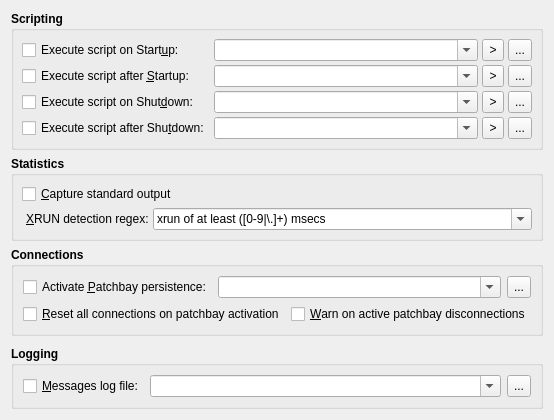
     <widget class="QWidget" name="OptionsTabPage">
      <attribute name="title">
       <string>Options</string>
      </attribute>
      <layout class="QVBoxLayout">
       <item>
        <widget class="QGroupBox" name="ScriptingGroupBox">
         <property name="font">
          <font>
           <weight>75</weight>
           <bold>true</bold>
          </font>
         </property>
         <property name="title">
          <string>Scripting</string>
         </property>
         <property name="flat">
          <bool>true</bool>
         </property>
         <layout class="QGridLayout">
          <property name="leftMargin">
           <number>8</number>
          </property>
          <property name="topMargin">
           <number>8</number>
          </property>
          <property name="rightMargin">
           <number>8</number>
          </property>
          <property name="bottomMargin">
           <number>8</number>
          </property>
          <property name="spacing">
           <number>4</number>
          </property>
          <item row="0" column="0">
           <widget class="QCheckBox" name="StartupScriptCheckBox">
            <property name="font">
             <font>
              <weight>50</weight>
              <bold>false</bold>
             </font>
            </property>
            <property name="toolTip">
             <string>Whether to execute a custom shell script before starting up the JACK audio server.</string>
            </property>
            <property name="text">
             <string>Execute script on Start&amp;up:</string>
            </property>
           </widget>
          </item>
          <item row="1" column="0">
           <widget class="QCheckBox" name="PostStartupScriptCheckBox">
            <property name="font">
             <font>
              <weight>50</weight>
              <bold>false</bold>
             </font>
            </property>
            <property name="toolTip">
             <string>Whether to execute a custom shell script after starting up the JACK audio server.</string>
            </property>
            <property name="text">
             <string>Execute script after &amp;Startup:</string>
            </property>
           </widget>
          </item>
          <item row="2" column="0">
           <widget class="QCheckBox" name="ShutdownScriptCheckBox">
            <property name="font">
             <font>
              <weight>50</weight>
              <bold>false</bold>
             </font>
            </property>
            <property name="toolTip">
             <string>Whether to execute a custom shell script before shuting down the JACK audio server.</string>
            </property>
            <property name="text">
             <string>Execute script on Shut&amp;down:</string>
            </property>
           </widget>
          </item>
          <item row="0" column="1">
           <widget class="QComboBox" name="StartupScriptShellComboBox">
            <property name="sizePolicy">
             <sizepolicy hsizetype="Expanding" vsizetype="Fixed">
              <horstretch>0</horstretch>
              <verstretch>0</verstretch>
             </sizepolicy>
            </property>
            <property name="font">
             <font>
              <weight>50</weight>
              <bold>false</bold>
             </font>
            </property>
            <property name="toolTip">
             <string>Command line to be executed before starting up the JACK audio server</string>
            </property>
            <property name="editable">
             <bool>true</bool>
            </property>
           </widget>
          </item>
          <item row="0" column="2">
           <widget class="QToolButton" name="StartupScriptSymbolToolButton">
            <property name="minimumSize">
             <size>
              <width>22</width>
              <height>22</height>
             </size>
            </property>
            <property name="maximumSize">
             <size>
              <width>24</width>
              <height>24</height>
             </size>
            </property>
            <property name="font">
             <font>
              <weight>50</weight>
              <bold>false</bold>
             </font>
            </property>
            <property name="focusPolicy">
             <enum>Qt::TabFocus</enum>
            </property>
            <property name="toolTip">
             <string>Scripting argument meta-symbols</string>
            </property>
            <property name="text">
             <string>&gt;</string>
            </property>
           </widget>
          </item>
          <item row="0" column="3">
           <widget class="QToolButton" name="StartupScriptBrowseToolButton">
            <property name="minimumSize">
             <size>
              <width>22</width>
              <height>22</height>
             </size>
            </property>
            <property name="maximumSize">
             <size>
              <width>24</width>
              <height>24</height>
             </size>
            </property>
            <property name="font">
             <font>
              <weight>50</weight>
              <bold>false</bold>
             </font>
            </property>
            <property name="focusPolicy">
             <enum>Qt::TabFocus</enum>
            </property>
            <property name="toolTip">
             <string>Browse for script to be executed before starting up the JACK audio server</string>
            </property>
            <property name="text">
             <string>...</string>
            </property>
           </widget>
          </item>
          <item row="1" column="1">
           <widget class="QComboBox" name="PostStartupScriptShellComboBox">
            <property name="sizePolicy">
             <sizepolicy hsizetype="Expanding" vsizetype="Fixed">
              <horstretch>0</horstretch>
              <verstretch>0</verstretch>
             </sizepolicy>
            </property>
            <property name="font">
             <font>
              <weight>50</weight>
              <bold>false</bold>
             </font>
            </property>
            <property name="toolTip">
             <string>Command line to be executed after starting up the JACK audio server</string>
            </property>
            <property name="editable">
             <bool>true</bool>
            </property>
           </widget>
          </item>
          <item row="1" column="2">
           <widget class="QToolButton" name="PostStartupScriptSymbolToolButton">
            <property name="minimumSize">
             <size>
              <width>22</width>
              <height>22</height>
             </size>
            </property>
            <property name="maximumSize">
             <size>
              <width>24</width>
              <height>24</height>
             </size>
            </property>
            <property name="font">
             <font>
              <weight>50</weight>
              <bold>false</bold>
             </font>
            </property>
            <property name="focusPolicy">
             <enum>Qt::TabFocus</enum>
            </property>
            <property name="toolTip">
             <string>Scripting argument meta-symbols</string>
            </property>
            <property name="text">
             <string>&gt;</string>
            </property>
           </widget>
          </item>
          <item row="1" column="3">
           <widget class="QToolButton" name="PostStartupScriptBrowseToolButton">
            <property name="minimumSize">
             <size>
              <width>22</width>
              <height>22</height>
             </size>
            </property>
            <property name="maximumSize">
             <size>
              <width>24</width>
              <height>24</height>
             </size>
            </property>
            <property name="font">
             <font>
              <weight>50</weight>
              <bold>false</bold>
             </font>
            </property>
            <property name="focusPolicy">
             <enum>Qt::TabFocus</enum>
            </property>
            <property name="toolTip">
             <string>Browse for script to be executed after starting up the JACK audio server</string>
            </property>
            <property name="text">
             <string>...</string>
            </property>
           </widget>
          </item>
          <item row="2" column="2">
           <widget class="QToolButton" name="ShutdownScriptSymbolToolButton">
            <property name="minimumSize">
             <size>
              <width>22</width>
              <height>22</height>
             </size>
            </property>
            <property name="maximumSize">
             <size>
              <width>24</width>
              <height>24</height>
             </size>
            </property>
            <property name="font">
             <font>
              <weight>50</weight>
              <bold>false</bold>
             </font>
            </property>
            <property name="focusPolicy">
             <enum>Qt::TabFocus</enum>
            </property>
            <property name="toolTip">
             <string>Scripting argument meta-symbols</string>
            </property>
            <property name="text">
             <string>&gt;</string>
            </property>
           </widget>
          </item>
          <item row="2" column="3">
           <widget class="QToolButton" name="ShutdownScriptBrowseToolButton">
            <property name="minimumSize">
             <size>
              <width>22</width>
              <height>22</height>
             </size>
            </property>
            <property name="maximumSize">
             <size>
              <width>24</width>
              <height>24</height>
             </size>
            </property>
            <property name="font">
             <font>
              <weight>50</weight>
              <bold>false</bold>
             </font>
            </property>
            <property name="focusPolicy">
             <enum>Qt::TabFocus</enum>
            </property>
            <property name="toolTip">
             <string>Browse for script to be executed before shutting down the JACK audio server</string>
            </property>
            <property name="text">
             <string>...</string>
            </property>
           </widget>
          </item>
          <item row="2" column="1">
           <widget class="QComboBox" name="ShutdownScriptShellComboBox">
            <property name="sizePolicy">
             <sizepolicy hsizetype="Expanding" vsizetype="Fixed">
              <horstretch>0</horstretch>
              <verstretch>0</verstretch>
             </sizepolicy>
            </property>
            <property name="font">
             <font>
              <weight>50</weight>
              <bold>false</bold>
             </font>
            </property>
            <property name="toolTip">
             <string>Command line to be executed before shutting down the JACK audio server</string>
            </property>
            <property name="editable">
             <bool>true</bool>
            </property>
           </widget>
          </item>
          <item row="3" column="0">
           <widget class="QCheckBox" name="PostShutdownScriptCheckBox">
            <property name="font">
             <font>
              <weight>50</weight>
              <bold>false</bold>
             </font>
            </property>
            <property name="toolTip">
             <string>Whether to execute a custom shell script after shuting down the JACK audio server.</string>
            </property>
            <property name="text">
             <string>Execute script after Shu&amp;tdown:</string>
            </property>
           </widget>
          </item>
          <item row="3" column="2">
           <widget class="QToolButton" name="PostShutdownScriptSymbolToolButton">
            <property name="minimumSize">
             <size>
              <width>22</width>
              <height>22</height>
             </size>
            </property>
            <property name="maximumSize">
             <size>
              <width>24</width>
              <height>24</height>
             </size>
            </property>
            <property name="font">
             <font>
              <weight>50</weight>
              <bold>false</bold>
             </font>
            </property>
            <property name="focusPolicy">
             <enum>Qt::TabFocus</enum>
            </property>
            <property name="toolTip">
             <string>Scripting argument meta-symbols</string>
            </property>
            <property name="text">
             <string>&gt;</string>
            </property>
           </widget>
          </item>
          <item row="3" column="3">
           <widget class="QToolButton" name="PostShutdownScriptBrowseToolButton">
            <property name="minimumSize">
             <size>
              <width>22</width>
              <height>22</height>
             </size>
            </property>
            <property name="maximumSize">
             <size>
              <width>24</width>
              <height>24</height>
             </size>
            </property>
            <property name="font">
             <font>
              <weight>50</weight>
              <bold>false</bold>
             </font>
            </property>
            <property name="focusPolicy">
             <enum>Qt::TabFocus</enum>
            </property>
            <property name="toolTip">
             <string>Browse for script to be executed after shutting down the JACK audio server</string>
            </property>
            <property name="text">
             <string>...</string>
            </property>
           </widget>
          </item>
          <item row="3" column="1">
           <widget class="QComboBox" name="PostShutdownScriptShellComboBox">
            <property name="sizePolicy">
             <sizepolicy hsizetype="Expanding" vsizetype="Fixed">
              <horstretch>0</horstretch>
              <verstretch>0</verstretch>
             </sizepolicy>
            </property>
            <property name="font">
             <font>
              <weight>50</weight>
              <bold>false</bold>
             </font>
            </property>
            <property name="toolTip">
             <string>Command line to be executed after shutting down the JACK audio server</string>
            </property>
            <property name="editable">
             <bool>true</bool>
            </property>
           </widget>
          </item>
         </layout>
        </widget>
       </item>
       <item>
        <widget class="QGroupBox" name="StatisticsGroupBox">
         <property name="font">
          <font>
           <weight>75</weight>
           <bold>true</bold>
          </font>
         </property>
         <property name="title">
          <string>Statistics</string>
         </property>
         <property name="flat">
          <bool>true</bool>
         </property>
         <layout class="QGridLayout">
          <property name="leftMargin">
           <number>8</number>
          </property>
          <property name="topMargin">
           <number>8</number>
          </property>
          <property name="rightMargin">
           <number>8</number>
          </property>
          <property name="bottomMargin">
           <number>8</number>
          </property>
          <property name="spacing">
           <number>4</number>
          </property>
          <item row="0" column="0" colspan="3">
           <widget class="QCheckBox" name="StdoutCaptureCheckBox">
            <property name="font">
             <font>
              <weight>50</weight>
              <bold>false</bold>
             </font>
            </property>
            <property name="toolTip">
             <string>Whether to capture standard output (stdout/stderr) into messages window</string>
            </property>
            <property name="text">
             <string>&amp;Capture standard output</string>
            </property>
           </widget>
          </item>
          <item row="1" column="1">
           <widget class="QLabel" name="XrunRegexTextLabel">
            <property name="font">
             <font>
              <weight>50</weight>
              <bold>false</bold>
             </font>
            </property>
            <property name="text">
             <string>&amp;XRUN detection regex:</string>
            </property>
            <property name="wordWrap">
             <bool>false</bool>
            </property>
            <property name="buddy">
             <cstring>XrunRegexComboBox</cstring>
            </property>
           </widget>
          </item>
          <item row="1" column="2">
           <widget class="QComboBox" name="XrunRegexComboBox">
            <property name="sizePolicy">
             <sizepolicy hsizetype="Expanding" vsizetype="Fixed">
              <horstretch>0</horstretch>
              <verstretch>0</verstretch>
             </sizepolicy>
            </property>
            <property name="font">
             <font>
              <weight>50</weight>
              <bold>false</bold>
             </font>
            </property>
            <property name="toolTip">
             <string>Regular expression used to detect XRUNs on server output messages</string>
            </property>
            <property name="editable">
             <bool>true</bool>
            </property>
            <item>
             <property name="text">
              <string>xrun of at least ([0-9|\.]+) msecs</string>
             </property>
            </item>
           </widget>
          </item>
         </layout>
        </widget>
       </item>
       <item>
        <widget class="QGroupBox" name="ConnectionsGroupBox">
         <property name="font">
          <font>
           <weight>75</weight>
           <bold>true</bold>
          </font>
         </property>
         <property name="title">
          <string>Connections</string>
         </property>
         <property name="flat">
          <bool>true</bool>
         </property>
         <layout class="QGridLayout">
          <item row="0" column="0">
           <widget class="QCheckBox" name="ActivePatchbayCheckBox">
            <property name="font">
             <font>
              <weight>50</weight>
              <bold>false</bold>
             </font>
            </property>
            <property name="toolTip">
             <string>Whether to activate a patchbay definition for connection persistence profile.</string>
            </property>
            <property name="text">
             <string>Activate &amp;Patchbay persistence:</string>
            </property>
           </widget>
          </item>
          <item row="0" column="1" colspan="2">
           <widget class="QComboBox" name="ActivePatchbayPathComboBox">
            <property name="sizePolicy">
             <sizepolicy hsizetype="Expanding" vsizetype="Fixed">
              <horstretch>0</horstretch>
              <verstretch>0</verstretch>
             </sizepolicy>
            </property>
            <property name="font">
             <font>
              <weight>50</weight>
              <bold>false</bold>
             </font>
            </property>
            <property name="toolTip">
             <string>Patchbay definition file to be activated as connection persistence profile</string>
            </property>
            <property name="editable">
             <bool>true</bool>
            </property>
           </widget>
          </item>
          <item row="0" column="3">
           <widget class="QToolButton" name="ActivePatchbayPathToolButton">
            <property name="minimumSize">
             <size>
              <width>22</width>
              <height>22</height>
             </size>
            </property>
            <property name="maximumSize">
             <size>
              <width>24</width>
              <height>24</height>
             </size>
            </property>
            <property name="font">
             <font>
              <weight>50</weight>
              <bold>false</bold>
             </font>
            </property>
            <property name="focusPolicy">
             <enum>Qt::TabFocus</enum>
            </property>
            <property name="toolTip">
             <string>Browse for a patchbay definition file to be activated</string>
            </property>
            <property name="text">
             <string>...</string>
            </property>
           </widget>
          </item>
          <item row="1" column="0" colspan="2">
           <widget class="QCheckBox" name="ActivePatchbayResetCheckBox">
            <property name="font">
             <font>
              <weight>50</weight>
              <bold>false</bold>
             </font>
            </property>
            <property name="toolTip">
             <string>Whether to reset all connections when a patchbay definition is activated.</string>
            </property>
            <property name="text">
             <string>&amp;Reset all connections on patchbay activation</string>
            </property>
           </widget>
          </item>
          <item row="1" column="2" colspan="2">
           <widget class="QCheckBox" name="QueryDisconnectCheckBox">
            <property name="font">
             <font>
              <weight>50</weight>
              <bold>false</bold>
             </font>
            </property>
            <property name="toolTip">
             <string>Whether to issue a warning on active patchbay port disconnections.</string>
            </property>
            <property name="text">
             <string>&amp;Warn on active patchbay disconnections</string>
            </property>
           </widget>
          </item>
         </layout>
        </widget>
       </item>
       <item>
        <spacer>
         <property name="orientation">
          <enum>Qt::Vertical</enum>
         </property>
         <property name="sizeHint" stdset="0">
          <size>
           <width>20</width>
           <height>4</height>
          </size>
         </property>
        </spacer>
       </item>
       <item>
        <widget class="QGroupBox" name="LoggingGroupBox">
         <property name="font">
          <font>
           <weight>75</weight>
           <bold>true</bold>
          </font>
         </property>
         <property name="title">
          <string>Logging</string>
         </property>
         <property name="flat">
          <bool>true</bool>
         </property>
         <layout class="QGridLayout">
          <item row="0" column="0">
           <widget class="QCheckBox" name="MessagesLogCheckBox">
            <property name="font">
             <font>
              <weight>50</weight>
              <bold>false</bold>
             </font>
            </property>
            <property name="toolTip">
             <string>Whether to activate a messages logging to file.</string>
            </property>
            <property name="text">
             <string>&amp;Messages log file:</string>
            </property>
           </widget>
          </item>
          <item row="0" column="1">
           <widget class="QComboBox" name="MessagesLogPathComboBox">
            <property name="sizePolicy">
             <sizepolicy hsizetype="Expanding" vsizetype="Fixed">
              <horstretch>0</horstretch>
              <verstretch>0</verstretch>
             </sizepolicy>
            </property>
            <property name="font">
             <font>
              <weight>50</weight>
              <bold>false</bold>
             </font>
            </property>
            <property name="toolTip">
             <string>Messages log file</string>
            </property>
            <property name="editable">
             <bool>true</bool>
            </property>
           </widget>
          </item>
          <item row="0" column="2">
           <widget class="QToolButton" name="MessagesLogPathToolButton">
            <property name="minimumSize">
             <size>
              <width>22</width>
              <height>22</height>
             </size>
            </property>
            <property name="maximumSize">
             <size>
              <width>24</width>
              <height>24</height>
             </size>
            </property>
            <property name="font">
             <font>
              <weight>50</weight>
              <bold>false</bold>
             </font>
            </property>
            <property name="focusPolicy">
             <enum>Qt::TabFocus</enum>
            </property>
            <property name="toolTip">
             <string>Browse for the messages log file location</string>
            </property>
            <property name="text">
             <string>...</string>
            </property>
           </widget>
          </item>
         </layout>
        </widget>
       </item>
      </layout>
     </widget>
